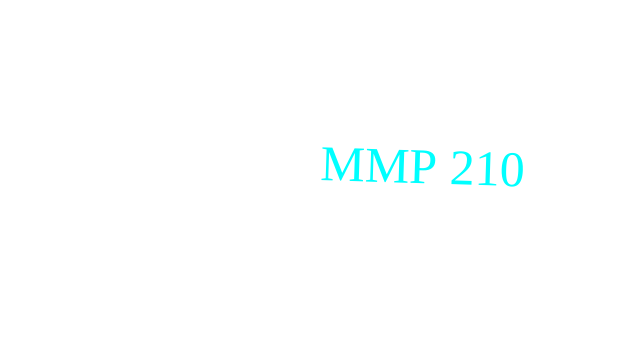
Frame 1 (no input)
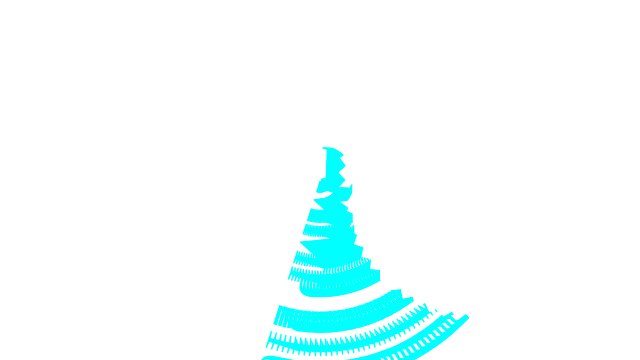
Frame 60 (no input)
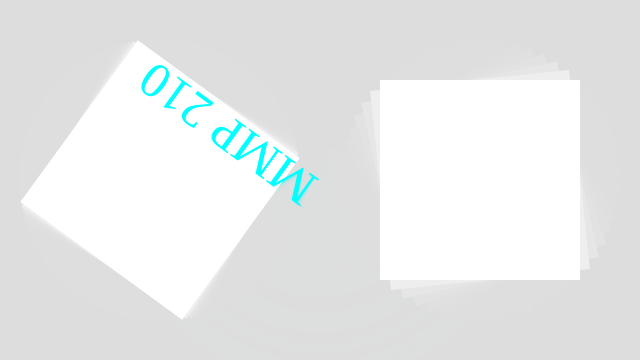
Frame 120 (the mouse pressed at the canvas centre since frame 60)

The p5.js sketch that drew these frames (run headless with seeded random() and noise() and a simulated clock; from frame 60 on, the mouse is pressed at the canvas centre):

// p5.js sketch
// ── sketch.js
var sz = 200;
var x = 0;
function setup() {
	createCanvas(640, 360);
	fill(255);
	rectMode(CENTER);
	
	noStroke();
	textSize(50);
	textFont("Comic Sans MS");
	
}

function draw() {
	if (mouseIsPressed) {
		background(220, 127);
	}
	fill(255);
	push();
	translate(width/4, height/2);
	rotate(frameCount * PI / 100);
	rect(x, 0, sz, sz);
	pop();
	
	push();
	translate(width * 3/4, height/2);
	rotate(frameCount * PI / 30);
	rect(x, 0, sz, sz);
	pop();
	
	fill(0, 255, 255);
	translate(width/2, height/2);
	rotate(frameCount * PI / 100);
	text("MMP 210", 0,0);
	
	
}
